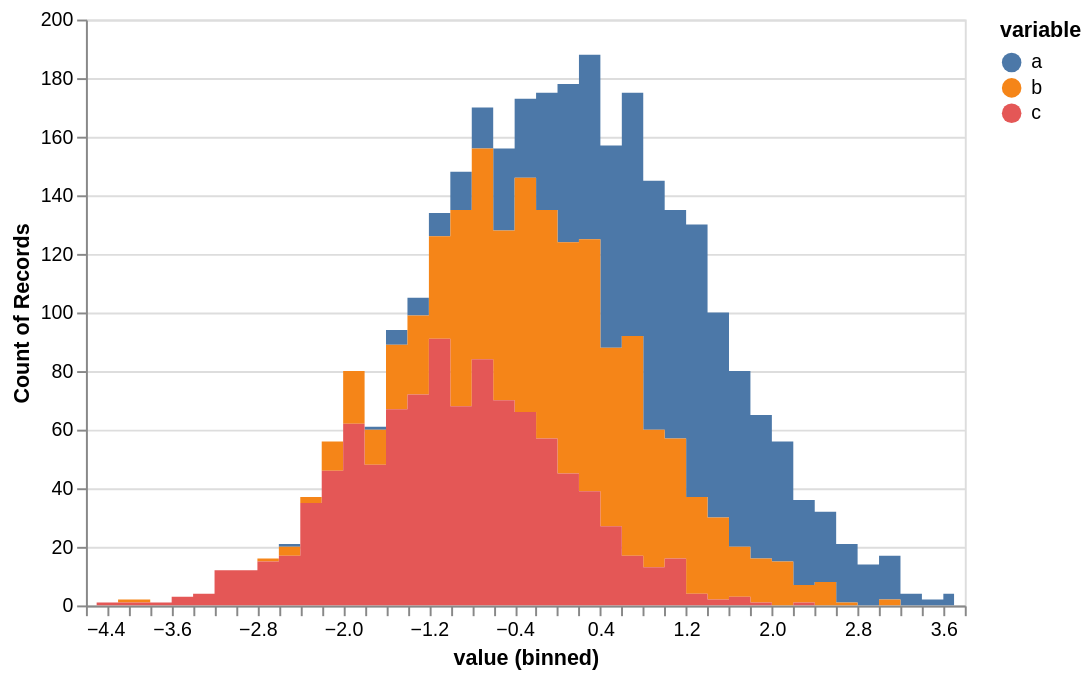

Describe this chart as a Vega-Lite specification.
### Vega-Lite specification from a JSON file in a GitHub repository (floating-point values rounded to 4 significant figures; data arrays with more than 128 entries replaced by an {"elided": "..."} marker saying what was removed)
{"mark": {"type": "area", "interpolate": "step"}, "encoding": {"x": {"bin": {"maxbins": 50}, "field": "value", "type": "quantitative"}, "y": {"aggregate": "count", "type": "quantitative", "stack": "zero"}, "color": {"field": "variable", "type": "nominal"}}, "$schema": "https://vega.github.io/schema/vega-lite/v2.json", "width": 450, "height": 300, "selection": {"grid": {"type": "interval", "bind": "scales"}}, "data": {"values": {"elided": "3000 records"}}}
